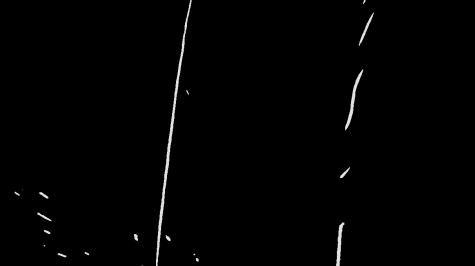
#> input picture images/lane.png, 475 x 266 px
$ jupyter execute sliding_window.ipynb   (shell and % lines are left out)
#> lines starting #> are read from the running program, lines starting #| are printed output that depends on the picture; after the words box and inside, x2 and y2 are one past the last pixel; in counts of white or black regions, pixels touching at a corner belong together
In this notebook we try to implement the sliding window algorithm.

## Sliding window algorithm steps
1. Take the bottom half of the image
2. Get number of white pixels (y == 1) at each x value of the image
3. Get two x values at the left and the right of the image with the highest histogram values
4. Make two windows at the past two points
5. Get white pixels (x, y) in each window and add them to a list
6. Move the window up and change it's center to be the mean of previous window white pixels
7. Repeat steps 5 - 6 untill u reach the image max height

[cell 1]
from skimage.color import rgb2gray, rgba2rgb
import matplotlib.pyplot as plt
import skimage.io as io
import numpy as np
import cv2 as cv2

[cell 2]
fig = rgb2gray(rgba2rgb(io.imread("../images/lane.png")))
#> fig: shape (266, 475) float64; min 0, max 0.886, mean 0.00866
fig = np.where(fig > 0.88, 1, 0)
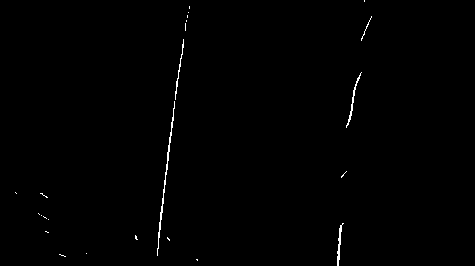
#> fig: shape (266, 475) int64; values 0 (black) and 1 (white), 0.51% white in thin lines or dots, all inside (x1, y1, x2, y2) = (15, 0, 372, 266)
H, W = fig.shape
#> H = 266; W = 475

[cell 3]
io.imshow(fig, cmap='gray')
plt.show()

[cell 4]
def get_lanes_starting_points(img, returnHist=False):

    # Get the Histogram of the bottom half of the frame captured
#> called with returnHist = True
    half_frame = img.shape[0] //2
#> half_frame = 133

    crop_half_frame = img[half_frame:, :]
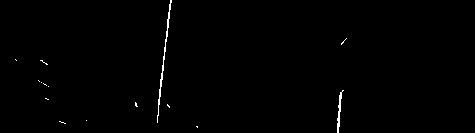
#> crop_half_frame: shape (133, 475) int64; values 0 (black) and 1 (white), 0.57% white in thin lines or dots, all inside (x1, y1, x2, y2) = (15, 0, 347, 133)
    axis_Histogram = np.sum(crop_half_frame, axis = 0)
#> axis_Histogram = 475 values, max 32 at index 339, min 0 at index 0, mean 0.76
    midpoint = int(axis_Histogram.shape[0] / 2)
#> midpoint = 237

    # Get where is the max values located on the x-axis
    left_lane_x = np.argmax(axis_Histogram[:midpoint])
#> left_lane_x = 167
    right_lane_x = np.argmax(axis_Histogram[midpoint:]) + midpoint
#> right_lane_x = 339

    if returnHist:
        return left_lane_x, right_lane_x, axis_Histogram
    else:
        return left_lane_x, right_lane_x

[cell 5]
left_x, right_x, hist = get_lanes_starting_points(fig, True)
#> left_x = 167; right_x = 339; hist has the same summary as axis_Histogram in get_lanes_starting_points

[cell 6]
plt.imshow(fig, cmap='gray')
plt.plot(range(W), (H - 1 -  hist), color='red')  # H - 1- hist to make the plot at the bottom of the image
plt.scatter([left_x, right_x], [230, 230], color='yellow')
plt.show()
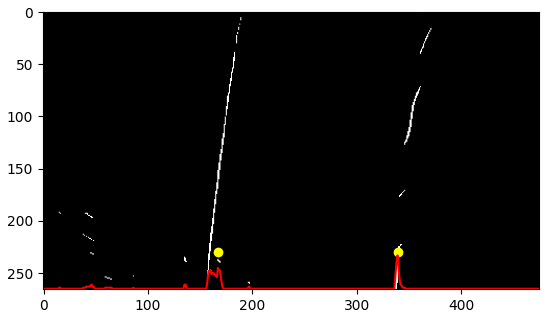
#> figure drawn by matplotlib, 1 panel

[cell 7]
def sliding_window(img, imgHeight, left_lane_x, right_lane_x, window_height, window_width):

    # Arrays to hold the lane index
#> called with imgHeight = 266, left_lane_x = 167, right_lane_x = 339, window_height = 30, window_width = 30
    left_lane_list = np.empty((0, 2))
    right_lane_list = np.empty((0, 2))

    # Creating the window on the lanes bases
    num_of_windows = imgHeight // window_height
#> num_of_windows = 8
    plt.imshow(img, cmap='gray')

    # Move the window on the lane
    for i in range(num_of_windows):
        y_start = imgHeight - window_height * (i + 1)
        y_end = imgHeight - window_height * i

        x_start_left = left_lane_x - window_width//2
        x_end_left = left_lane_x + window_width//2

        x_start_right = right_lane_x - window_width//2
        x_end_right = right_lane_x + window_width//2

        left_lane_win = img[y_start : y_end, x_start_left : x_end_left]
        right_lane_win = img[y_start : y_end, x_start_right : x_end_right]

        # get the white pixels in the left and right window
        left_white_pxls = np.argwhere(left_lane_win == 1)
        right_white_pxls = np.argwhere(right_lane_win == 1)

        # move from window coordinates to image coordinates
        left_white_pxls[:, 1] += (left_lane_x - window_width//2)
        left_white_pxls[:, 0] += y_start
        right_white_pxls[:,1] += (right_lane_x - window_width//2)
        right_white_pxls[:, 0] += y_start

        left_lane_list = np.vstack((left_lane_list, left_white_pxls))
        right_lane_list = np.vstack((right_lane_list, right_white_pxls))

        # update the window base
        if(len(left_white_pxls)):
            left_lane_x = int(np.mean(left_white_pxls[:, 1]))
        if(len(right_white_pxls)):
            right_lane_x = int(np.mean(right_white_pxls[:, 1]))

        plt.plot([x_start_left, x_start_left, x_end_left, x_end_left, x_start_left],
                 [y_start, y_end - 1, y_end - 1, y_start, y_start], color='red')

        plt.plot([x_start_right, x_start_right, x_end_right, x_end_right, x_start_right],
                 [y_start, y_end - 1, y_end - 1, y_start, y_start], color='red')
#> this loop made 8 passes
#> (x_start_left, x_end_left, x_start_right, x_end_right, left_lane_x, right_lane_x) on pass 3: (145, 175, 325, 355, 163, 341)
#> (x_start_left, x_end_left, x_start_right, x_end_right, left_lane_x, right_lane_x) on passes 1, 2, 4, 5, 6, 7: (152, 182, 324, 354, 159, 338), (144, 174, 323, 353, 160, 340), (148, 178, 326, 356, 167, 343), (152, 182, 328, 358, 170, 348), (155, 185, 333, 363, 174, 352), (159, 189, 337, 367, 178, 357)
#> pass 1, in sliding_window, `left_lane_win = img[y_start : y_end, x_start_left : x_end_left]`:
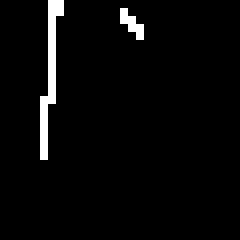
#> left_lane_win: shape (30, 30) int64 (shown 8 times larger); values 0 (black) and 1 (white), 3.2% white in thin lines or dots, all inside (x1, y1, x2, y2) = (5, 0, 18, 20)
#> pass 1, in sliding_window, `right_lane_win = img[y_start : y_end, x_start_right : x_end_right]`:
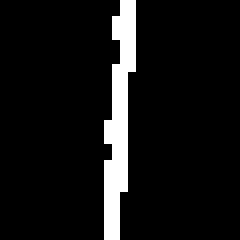
#> right_lane_win: shape (30, 30) int64 (shown 8 times larger); values 0 (black) and 1 (white), 7.9% white in thin lines or dots, all inside (x1, y1, x2, y2) = (13, 0, 17, 30)
#> pass 2, in sliding_window, `left_lane_win = img[y_start : y_end, x_start_left : x_end_left]`:
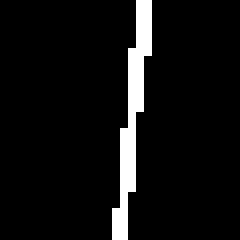
#> left_lane_win: shape (30, 30) int64 (shown 8 times larger); values 0 (black) and 1 (white), 6.3% white in thin lines or dots, all inside (x1, y1, x2, y2) = (14, 0, 19, 30)
#> pass 2, in sliding_window, `right_lane_win = img[y_start : y_end, x_start_right : x_end_right]`:
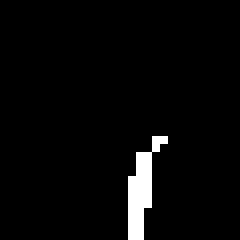
#> right_lane_win: shape (30, 30) int64 (shown 8 times larger); values 0 (black) and 1 (white), 3.2% white in thin lines or dots, all inside (x1, y1, x2, y2) = (16, 17, 21, 30)
#> after the loop, left_lane_list = 339 pairs, first value 26 to 255, second value 157 to 185; right_lane_list = 231 pairs, first value 26 to 265, second value 337 to 367

    # Curve fitting(2nd degree poynomial) for the points from the window
    left_curve_coeff = np.polyfit(left_lane_list[:, 0], left_lane_list[:, 1], 2)
#> left_curve_coeff = [0.000178, -0.172, 189.9]
    right_curve_coeff = np.polyfit(right_lane_list[:, 0], right_lane_list[:, 1], 2)
#> right_curve_coeff = [0.000386, -0.228, 371.5]

    return left_curve_coeff, right_curve_coeff

[cell 8]
left_curve_coeff, right_curve_coeff = sliding_window(fig, H, left_x, right_x, 30, 30)
#> left_curve_coeff = [0.000178, -0.172, 189.9]; right_curve_coeff = [0.000386, -0.228, 371.5]
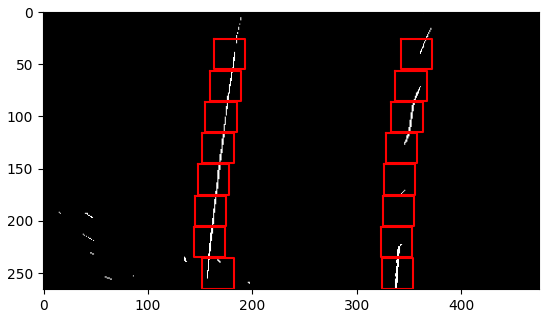
#> figure drawn by matplotlib, 1 panel

[cell 9]
def generate_polynomial_values(coefficients, x_max):
    """
    Generate x and y values for a polynomial defined by its coefficients.

    Arguments:
    coefficients : array_like
        Coefficients of the polynomial.
    x_max : float
        Maximum value of x for generating values.

    Returns:
    x : ndarray
        Array of x values.
    y : ndarray
        Corresponding array of y values calculated from the polynomial function.
    """
#> called with coefficients = array of shape (3,), x_max = 265
    poly_function = np.poly1d(coefficients)

    # generate points from 0 to x max
    x = np.linspace(0, x_max, 100)

    # get corresponding y value
    y = poly_function(x)
#> y = 100 values, max 189.9 at index 0, min 156.9 at index 99, mean 171.4

    return x, y

[cell 10]
x_left, y_left = generate_polynomial_values(left_curve_coeff, H - 1)
#> x_left = 100 values from 0 to 265; y_left has the same summary as y in generate_polynomial_values
x_right, y_right = generate_polynomial_values(right_curve_coeff, H - 1)
#> x_right = 100 values from 0 to 265; y_right = 100 values, max 371.5 at index 0, min 338.1 at index 99, mean 350.3

[cell 11]
plt.imshow(fig, cmap='gray')
plt.plot(y_left, x_left)
plt.plot(y_right, x_right)
plt.show()
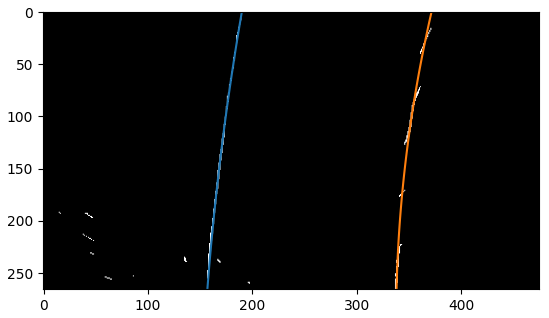
#> figure drawn by matplotlib, 1 panel

[cell 12]
def calculate_curvature(a, b, x):
    numerator = np.abs(2 * a)
    denominator = (1 + (2 * a * x + b)**2) ** (3/2)
    curvature = numerator / denominator
    return curvature

[cell 13]
def get_direction(left_curve, right_curve, y_value):

    # polynomial fitting = Ax^2 + Bx + C
#> called with left_curve = array of shape (3,), right_curve = array of shape (3,), y_value = 133
    a_left, b_left, _ = left_curve
#> a_left = 0.000178; b_left = -0.172
    a_right, b_right, _ = right_curve
#> a_right = 0.000386; b_right = -0.228

    # Radius of curvature = ((1 + (2Ax + B)**2)**(3/2)) / |2A|
    L_curvature = calculate_curvature(a_left, b_left, y_value)
#> in calculate_curvature, `numerator = np.abs(2 * a)`: numerator = 0.000356
#> in calculate_curvature, `denominator = (1 + (2 * a * x + b)**2) ** (3/2)`: denominator = 1.02
#> in calculate_curvature, `curvature = numerator / denominator`: curvature = 0.000348
#> L_curvature = 0.000348
    R_curvature = calculate_curvature(a_right, b_right, y_value)
#> R_curvature = 0.000753

    # If A = -ve , then the direction of curvature is at the left & vice-versa
    if min(L_curvature, R_curvature) > 1e-5:
        direction = 'right'
    elif min(L_curvature, R_curvature) < -1e-5:
        direction = 'left'
    else:
        direction = 'straight'

    return direction, L_curvature, R_curvature

[cell 14]
get_direction(left_curve_coeff, right_curve_coeff, H//2)
#> Out = ('right', 0.000348, 0.000753)
